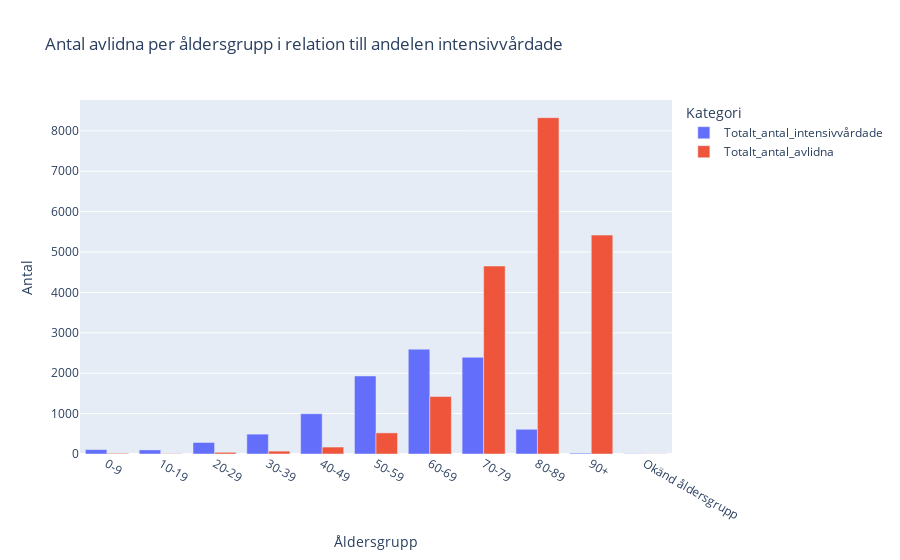

The cell this chart's notebook holds for it:
### Markdown cell above
**B ) KPI:Number of deceased per age group in relation to the proportion who have received intensive care**

### Code cell
# Create the stacked bar chart using Plotly Express
fig = px.bar(covid19_df, x="Åldersgrupp", y=["Totalt_antal_intensivvårdade", "Totalt_antal_avlidna"],
             title="Antal avlidna per åldersgrupp i relation till andelen intensivvårdade",
             labels={"value": "Antal", "variable": "Kategori"},
             barmode="group")

# Saving the chart as an HTML file
fig.write_html("Visualiseringar//3B.Antal_Avlidna_Intensivvårdade_Åldersgrupp.html")

# Display the plot
fig.show()

### Figure 1 — Plotly figure (JSON) as saved in the notebook; plotly's stock layout.template omitted (floating-point values rounded to 4 significant figures)
{"data": [{"alignmentgroup": "True", "hovertemplate": "Kategori=Totalt_antal_intensivvårdade<br>Åldersgrupp=%{x}<br>Antal=%{y}<extra></extra>", "legendgroup": "Totalt_antal_intensivvårdade", "marker": {"color": "#636efa", "pattern": {"shape": ""}}, "name": "Totalt_antal_intensivvårdade", "offsetgroup": "Totalt_antal_intensivvårdade", "orientation": "v", "showlegend": true, "textposition": "auto", "type": "bar", "x": ["0-9", "10-19", "20-29", "30-39", "40-49", "50-59", "60-69", "70-79", "80-89", "90+", "Okänd åldersgrupp"], "xaxis": "x", "y": [109, 101, 285, 492, 997, 1932, 2595, 2394, 612, 21, 6], "yaxis": "y"}, {"alignmentgroup": "True", "hovertemplate": "Kategori=Totalt_antal_avlidna<br>Åldersgrupp=%{x}<br>Antal=%{y}<extra></extra>", "legendgroup": "Totalt_antal_avlidna", "marker": {"color": "#EF553B", "pattern": {"shape": ""}}, "name": "Totalt_antal_avlidna", "offsetgroup": "Totalt_antal_avlidna", "orientation": "v", "showlegend": true, "textposition": "auto", "type": "bar", "x": ["0-9", "10-19", "20-29", "30-39", "40-49", "50-59", "60-69", "70-79", "80-89", "90+", "Okänd åldersgrupp"], "xaxis": "x", "y": [17, 9, 41, 71, 172, 523, 1422, 4654, 8326, 5420, 4], "yaxis": "y"}], "layout": {"barmode": "group", "legend": {"title": {"text": "Kategori"}, "tracegroupgap": 0}, "title": {"text": "Antal avlidna per åldersgrupp i relation till andelen intensivvårdade"}, "xaxis": {"anchor": "y", "domain": [0, 1], "title": {"text": "Åldersgrupp"}}, "yaxis": {"anchor": "x", "domain": [0, 1], "title": {"text": "Antal"}}}}
